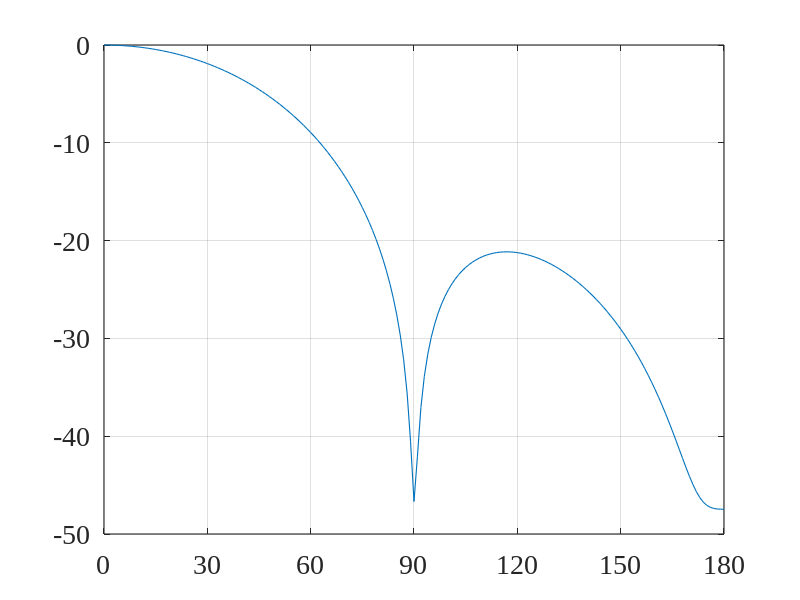
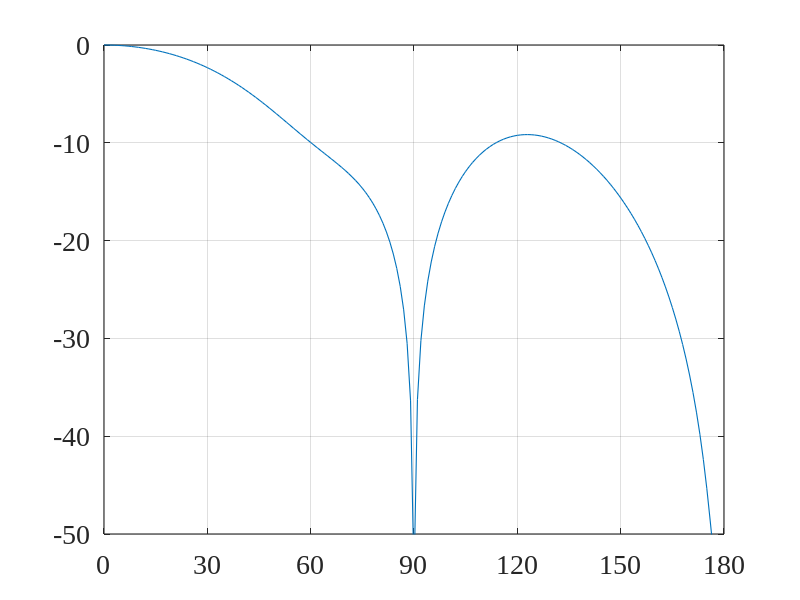
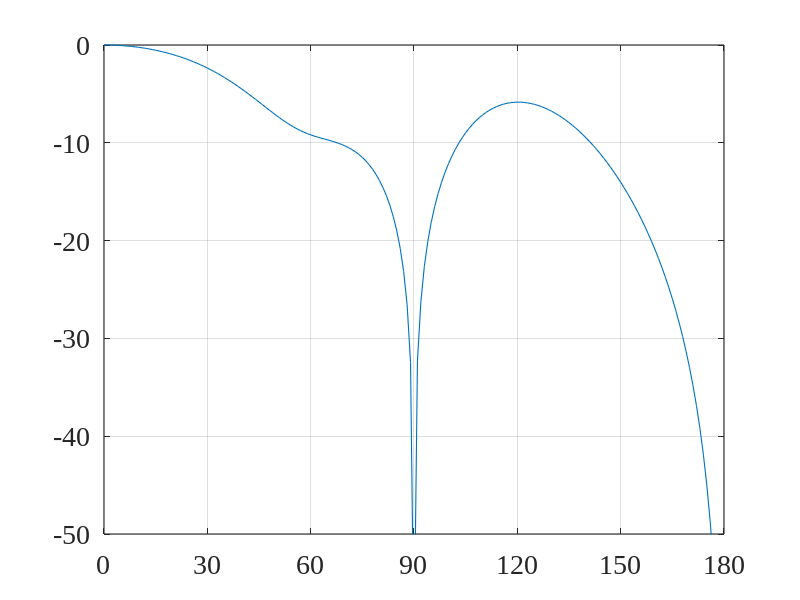
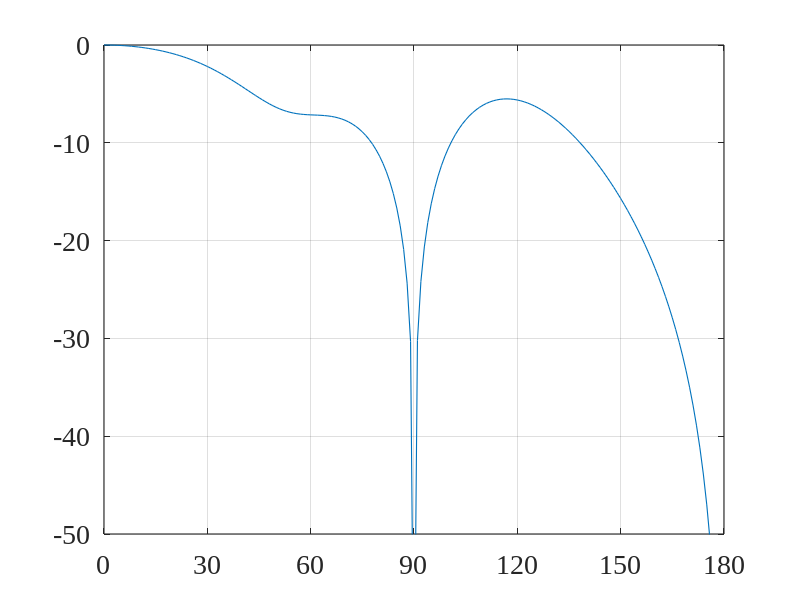

These figures' MATLAB source, in order:
close all; clc; clear all;
linewd = 0.8;
hcfontsize = 20;
MarkerSize=9;

% Input:
c=340; % voice velocity
fs=8e3;
theta_d=0/180*pi;
theta_1=90/180*pi;   % cardioid
theta_2=180/180*pi;   % cardioid
M_vec=[4 6 8 10];     % number of microphones
delta_vec=[0.01 0.01 0.01 0.01]; % distance between microphones
P=10;
Lh_vec=[25 25 25 25];

idx_fig=1;
Lh=Lh_vec(idx_fig);
L=2*P+Lh;
[jj,ii]=meshgrid(1:L,1:Lh);
M=M_vec(idx_fig);
delta=delta_vec(idx_fig);
G_theta_d=zeros(M*Lh,L);
for m=1:M
    Gm_theta_d=sinc(-P-Lh+1-ii+jj-fs*(m-1)*delta/c*cos(theta_d));
    G_theta_d(((m-1)*Lh+1):(m*Lh),:)=Gm_theta_d;
end
diag_GG=diag(G_theta_d'*G_theta_d);
idx_max=find(diag_GG==max(diag_GG),1);
i_ell=zeros(L,1);
i_ell(idx_max)=1;
G_theta_1=zeros(M*Lh,L);
for m=1:M
    Gm_theta_1=sinc(-P-Lh+1-ii+jj-fs*(m-1)*delta/c*cos(theta_1));
    G_theta_1(((m-1)*Lh+1):(m*Lh),:)=Gm_theta_1;
end
G_theta_2=zeros(M*Lh,L);
for m=1:M
    Gm_theta_2=sinc(-P-Lh+1-ii+jj-fs*(m-1)*delta/c*cos(theta_2));
    G_theta_2(((m-1)*Lh+1):(m*Lh),:)=Gm_theta_2;
end
C=[G_theta_d G_theta_1 G_theta_2];
i_2=[i_ell; zeros(L,1); zeros(L,1)];
h=C*pinv(C'*C+1e-5*eye(3*L))*i_2;

% Beampattern
phi_vec=(0:1:180)'/180*pi;
Lphi=length(phi_vec);
Ba2=zeros(Lphi,1);
G_phi=zeros(M*Lh,L);
for idx_phi=1:Lphi
    phi=phi_vec(idx_phi);
    for m=1:M
        Gm_phi=sinc(-P-Lh+1-ii+jj-fs*(m-1)*delta/c*cos(phi));
        G_phi(((m-1)*Lh+1):(m*Lh),:)=Gm_phi;
    end
    Ba2(idx_phi)=h'*(G_phi*G_phi')*h;
end
Ba=Ba2.^0.5;
Ba_dB=10*log10(Ba2);

figure
plot(phi_vec/pi*180,Ba_dB,'linewidth',linewd);
set(gca, 'Color', [1, 1, 1]);
set(gca, 'FontName', 'Times New Roman');
set(gca, 'FontSize', hcfontsize);
set(gca, 'LineWidth', linewd);
set(gca,'XLim',[0 180]);
set(gca,'XTick',0:30:180);
set(gca,'YLim',[-50 0]);
box on; grid on;


idx_fig=2;
Lh=Lh_vec(idx_fig);
L=2*P+Lh;
[jj,ii]=meshgrid(1:L,1:Lh);
M=M_vec(idx_fig);
delta=delta_vec(idx_fig);
G_theta_d=zeros(M*Lh,L);
for m=1:M
    Gm_theta_d=sinc(-P-Lh+1-ii+jj-fs*(m-1)*delta/c*cos(theta_d));
    G_theta_d(((m-1)*Lh+1):(m*Lh),:)=Gm_theta_d;
end
diag_GG=diag(G_theta_d'*G_theta_d);
idx_max=find(diag_GG==max(diag_GG),1);
i_ell=zeros(L,1);
i_ell(idx_max)=1;
G_theta_1=zeros(M*Lh,L);
for m=1:M
    Gm_theta_1=sinc(-P-Lh+1-ii+jj-fs*(m-1)*delta/c*cos(theta_1));
    G_theta_1(((m-1)*Lh+1):(m*Lh),:)=Gm_theta_1;
end
G_theta_2=zeros(M*Lh,L);
for m=1:M
    Gm_theta_2=sinc(-P-Lh+1-ii+jj-fs*(m-1)*delta/c*cos(theta_2));
    G_theta_2(((m-1)*Lh+1):(m*Lh),:)=Gm_theta_2;
end
C=[G_theta_d G_theta_1 G_theta_2];
i_2=[i_ell; zeros(L,1); zeros(L,1)];
h=C*pinv(C'*C+1e-5*eye(3*L))*i_2;

% Beampattern
phi_vec=(0:1:180)'/180*pi;
Lphi=length(phi_vec);
Ba2=zeros(Lphi,1);
G_phi=zeros(M*Lh,L);
for idx_phi=1:Lphi
    phi=phi_vec(idx_phi);
    for m=1:M
        Gm_phi=sinc(-P-Lh+1-ii+jj-fs*(m-1)*delta/c*cos(phi));
        G_phi(((m-1)*Lh+1):(m*Lh),:)=Gm_phi;
    end
    Ba2(idx_phi)=h'*(G_phi*G_phi')*h;
end
Ba=Ba2.^0.5;
Ba_dB=10*log10(Ba2);

figure
plot(phi_vec/pi*180,Ba_dB,'linewidth',linewd);
set(gca, 'Color', [1, 1, 1]);
set(gca, 'FontName', 'Times New Roman');
set(gca, 'FontSize', hcfontsize);
set(gca, 'LineWidth', linewd);
set(gca,'XLim',[0 180]);
set(gca,'XTick',0:30:180);
set(gca,'YLim',[-50 0]);
box on; grid on;

idx_fig=3;
Lh=Lh_vec(idx_fig);
L=2*P+Lh;
[jj,ii]=meshgrid(1:L,1:Lh);
M=M_vec(idx_fig);
delta=delta_vec(idx_fig);
G_theta_d=zeros(M*Lh,L);
for m=1:M
    Gm_theta_d=sinc(-P-Lh+1-ii+jj-fs*(m-1)*delta/c*cos(theta_d));
    G_theta_d(((m-1)*Lh+1):(m*Lh),:)=Gm_theta_d;
end
diag_GG=diag(G_theta_d'*G_theta_d);
idx_max=find(diag_GG==max(diag_GG),1);
i_ell=zeros(L,1);
i_ell(idx_max)=1;
G_theta_1=zeros(M*Lh,L);
for m=1:M
    Gm_theta_1=sinc(-P-Lh+1-ii+jj-fs*(m-1)*delta/c*cos(theta_1));
    G_theta_1(((m-1)*Lh+1):(m*Lh),:)=Gm_theta_1;
end
G_theta_2=zeros(M*Lh,L);
for m=1:M
    Gm_theta_2=sinc(-P-Lh+1-ii+jj-fs*(m-1)*delta/c*cos(theta_2));
    G_theta_2(((m-1)*Lh+1):(m*Lh),:)=Gm_theta_2;
end
C=[G_theta_d G_theta_1 G_theta_2];
i_2=[i_ell; zeros(L,1); zeros(L,1)];
h=C*pinv(C'*C+1e-5*eye(3*L))*i_2;

% Beampattern
phi_vec=(0:1:180)'/180*pi;
Lphi=length(phi_vec);
Ba2=zeros(Lphi,1);
G_phi=zeros(M*Lh,L);
for idx_phi=1:Lphi
    phi=phi_vec(idx_phi);
    for m=1:M
        Gm_phi=sinc(-P-Lh+1-ii+jj-fs*(m-1)*delta/c*cos(phi));
        G_phi(((m-1)*Lh+1):(m*Lh),:)=Gm_phi;
    end
    Ba2(idx_phi)=h'*(G_phi*G_phi')*h;
end
Ba=Ba2.^0.5;
Ba_dB=10*log10(Ba2);

figure
plot(phi_vec/pi*180,Ba_dB,'linewidth',linewd);
set(gca, 'Color', [1, 1, 1]);
set(gca, 'FontName', 'Times New Roman');
set(gca, 'FontSize', hcfontsize);
set(gca, 'LineWidth', linewd);
set(gca,'XLim',[0 180]);
set(gca,'XTick',0:30:180);
set(gca,'YLim',[-50 0]);
box on; grid on;

idx_fig=4;
Lh=Lh_vec(idx_fig);
L=2*P+Lh;
[jj,ii]=meshgrid(1:L,1:Lh);
M=M_vec(idx_fig);
delta=delta_vec(idx_fig);
G_theta_d=zeros(M*Lh,L);
for m=1:M
    Gm_theta_d=sinc(-P-Lh+1-ii+jj-fs*(m-1)*delta/c*cos(theta_d));
    G_theta_d(((m-1)*Lh+1):(m*Lh),:)=Gm_theta_d;
end
diag_GG=diag(G_theta_d'*G_theta_d);
idx_max=find(diag_GG==max(diag_GG),1);
i_ell=zeros(L,1);
i_ell(idx_max)=1;
G_theta_1=zeros(M*Lh,L);
for m=1:M
    Gm_theta_1=sinc(-P-Lh+1-ii+jj-fs*(m-1)*delta/c*cos(theta_1));
    G_theta_1(((m-1)*Lh+1):(m*Lh),:)=Gm_theta_1;
end
G_theta_2=zeros(M*Lh,L);
for m=1:M
    Gm_theta_2=sinc(-P-Lh+1-ii+jj-fs*(m-1)*delta/c*cos(theta_2));
    G_theta_2(((m-1)*Lh+1):(m*Lh),:)=Gm_theta_2;
end
C=[G_theta_d G_theta_1 G_theta_2];
i_2=[i_ell; zeros(L,1); zeros(L,1)];
h=C*pinv(C'*C+1e-5*eye(3*L))*i_2;

% Beampattern
phi_vec=(0:1:180)'/180*pi;
Lphi=length(phi_vec);
Ba2=zeros(Lphi,1);
G_phi=zeros(M*Lh,L);
for idx_phi=1:Lphi
    phi=phi_vec(idx_phi);
    for m=1:M
        Gm_phi=sinc(-P-Lh+1-ii+jj-fs*(m-1)*delta/c*cos(phi));
        G_phi(((m-1)*Lh+1):(m*Lh),:)=Gm_phi;
    end
    Ba2(idx_phi)=h'*(G_phi*G_phi')*h;
end
Ba=Ba2.^0.5;
Ba_dB=10*log10(Ba2);

figure
plot(phi_vec/pi*180,Ba_dB,'linewidth',linewd);
set(gca, 'Color', [1, 1, 1]);
set(gca, 'FontName', 'Times New Roman');
set(gca, 'FontSize', hcfontsize);
set(gca, 'LineWidth', linewd);
set(gca,'XLim',[0 180]);
set(gca,'XTick',0:30:180);
set(gca,'YLim',[-50 0]);
box on; grid on;
